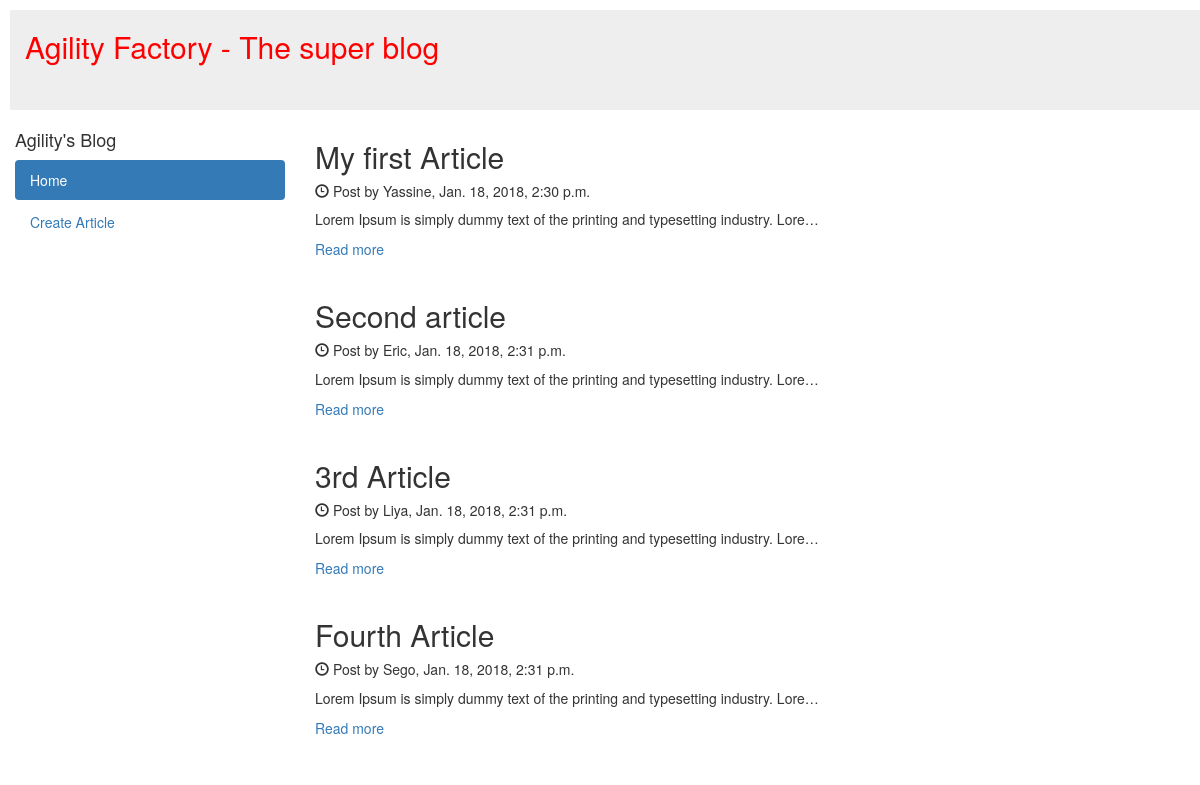
The app's page /articles/ with its own data.
### articles/models.py (models this page shows, shortened)
class Articles(models.Model):
    title = models.CharField(max_length=255)
    description = models.TextField()
    author = models.CharField(max_length=255)
    created_at = models.DateTimeField(auto_now_add=True)
    updated_at = models.DateTimeField(auto_now=True)

### articles/views.py (the view)
def articles_list(request):
    articles_list = Articles.objects.all().order_by('created_at')
    context = {'articles': articles_list}
    return render(request, 'articles/ListArticles.html', context)

### articles/templates/articles/ListArticles.html
{% extends 'articles/base.html' %}
{% block content %}
    {% for article in articles %}
      <h2>{{ article.title }}</h2>
      <h5><span class="glyphicon glyphicon-time"></span> Post by {{ article.author }}, {{ article.created_at }}</h5>
      <p>{{ article.description|truncatechars:80}}</p>
      <a href="{% url 'articles:article_detail' article.pk %}">Read more</a>
      <br><br>
    {% endfor %}
{% endblock %}

### articles/templates/articles/base.html (shortened to what this page needs)
<!DOCTYPE html>
<html lang="en">
<head>
  <link rel="stylesheet" href="https://maxcdn.bootstrapcdn.com/bootstrap/3.3.7/css/bootstrap.min.css">
</head>
<body>
<div class="container-fluid">
  <div class="row">
      <div class="col-sm-12" style="height:100px; color:red; margin:10px; background-color:#eee;">
          <h2>Agility Factory - The super blog</h2>
      </div>
  </div>
  <div class="row content">
    <div class="col-sm-3 sidenav">
      <h4>Agility's Blog</h4>
      <ul class="nav nav-pills nav-stacked">
        <li class="active"><a href="{% url 'articles:articles_list' %}">Home</a></li>
        <li class=""><a href="{% url 'articles:post_detail' %}">Create Article</a></li>
      </ul><br>
    </div>
    <div class="col-sm-9">
       {% block content %}
      {% endblock %}
    </div>
  </div>
</div>
</body>
</html>

### records on screen
Articles: title "My first Article", author "Yassine", created_at "Jan. 18, 2018, 2:30 p.m.", description "Lorem Ipsum is simply dummy text of the printing and typesetting industry. Lore…"
Articles: title "Second article", author "Eric", created_at "Jan. 18, 2018, 2:31 p.m.", description "Lorem Ipsum is simply dummy text of the printing and typesetting industry. Lore…"
Articles: title "3rd Article", author "Liya", created_at "Jan. 18, 2018, 2:31 p.m.", description "Lorem Ipsum is simply dummy text of the printing and typesetting industry. Lore…"
Articles: title "Fourth Article", author "Sego", created_at "Jan. 18, 2018, 2:31 p.m.", description "Lorem Ipsum is simply dummy text of the printing and typesetting industry. Lore…"
